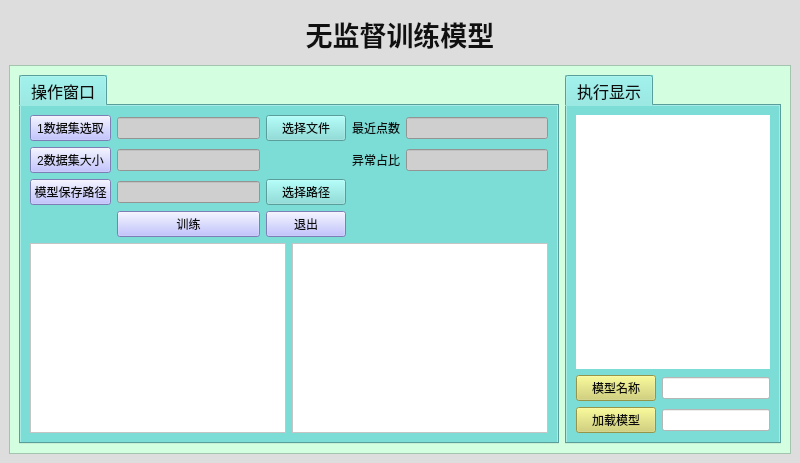
<?xml version="1.0" encoding="UTF-8"?>
<ui version="4.0">
 <class>MainWindowv</class>
 <widget class="QMainWindow" name="MainWindowv">
  <property name="enabled">
   <bool>true</bool>
  </property>
  <property name="geometry">
   <rect>
    <x>0</x>
    <y>0</y>
    <width>800</width>
    <height>463</height>
   </rect>
  </property>
  <property name="minimumSize">
   <size>
    <width>800</width>
    <height>0</height>
   </size>
  </property>
  <property name="font">
   <font>
    <family>Arial</family>
    <pointsize>10</pointsize>
    <underline>false</underline>
   </font>
  </property>
  <property name="windowTitle">
   <string>MainWindow</string>
  </property>
  <property name="layoutDirection">
   <enum>Qt::LeftToRight</enum>
  </property>
  <property name="autoFillBackground">
   <bool>false</bool>
  </property>
  <property name="styleSheet">
   <string notr="true">background-color: rgb(221, 221, 221);
color: rgb(13, 13, 13);</string>
  </property>
  <property name="animated">
   <bool>true</bool>
  </property>
  <widget class="QWidget" name="centralwidget">
   <layout class="QGridLayout" name="gridLayout_2">
    <item row="0" column="0">
     <widget class="QLabel" name="label">
      <property name="minimumSize">
       <size>
        <width>50</width>
        <height>50</height>
       </size>
      </property>
      <property name="font">
       <font>
        <family>Times New Roman</family>
        <pointsize>20</pointsize>
        <weight>75</weight>
        <bold>true</bold>
       </font>
      </property>
      <property name="contextMenuPolicy">
       <enum>Qt::DefaultContextMenu</enum>
      </property>
      <property name="layoutDirection">
       <enum>Qt::LeftToRight</enum>
      </property>
      <property name="styleSheet">
       <string notr="true">color: rgb(16, 16, 16);</string>
      </property>
      <property name="lineWidth">
       <number>2</number>
      </property>
      <property name="text">
       <string>无监督训练模型</string>
      </property>
      <property name="textFormat">
       <enum>Qt::AutoText</enum>
      </property>
      <property name="alignment">
       <set>Qt::AlignCenter</set>
      </property>
     </widget>
    </item>
    <item row="1" column="0">
     <widget class="QScrollArea" name="scrollArea">
      <property name="styleSheet">
       <string notr="true">background-color: rgb(211, 255, 224);</string>
      </property>
      <property name="widgetResizable">
       <bool>true</bool>
      </property>
      <widget class="QWidget" name="scrollAreaWidgetContents">
       <property name="geometry">
        <rect>
         <x>0</x>
         <y>0</y>
         <width>780</width>
         <height>387</height>
        </rect>
       </property>
       <layout class="QGridLayout" name="gridLayout_3">
        <item row="2" column="1">
         <widget class="QTabWidget" name="tabWidget_info_show">
          <property name="font">
           <font>
            <family>Times New Roman</family>
            <pointsize>12</pointsize>
            <weight>50</weight>
            <italic>false</italic>
            <bold>false</bold>
           </font>
          </property>
          <property name="focusPolicy">
           <enum>Qt::NoFocus</enum>
          </property>
          <property name="styleSheet">
           <string notr="true">background-color: rgb(124, 221, 215);
font: 12pt &quot;Times New Roman&quot;;</string>
          </property>
          <property name="currentIndex">
           <number>0</number>
          </property>
          <widget class="QWidget" name="tab_7">
           <attribute name="title">
            <string>执行显示</string>
           </attribute>
           <layout class="QGridLayout" name="gridLayout_5">
            <item row="4" column="5">
             <layout class="QGridLayout" name="gridLayout_6" columnstretch="0,0,0,0">
              <item row="0" column="1">
               <widget class="QPushButton" name="load_model">
                <property name="styleSheet">
                 <string notr="true">background-color: rgb(209, 209, 104);</string>
                </property>
                <property name="text">
                 <string>模型名称</string>
                </property>
               </widget>
              </item>
              <item row="1" column="3">
               <widget class="QLineEdit" name="load_class_path">
                <property name="styleSheet">
                 <string notr="true">background-color: rgb(255, 255, 255);</string>
                </property>
               </widget>
              </item>
              <item row="1" column="1">
               <widget class="QPushButton" name="load_class">
                <property name="styleSheet">
                 <string notr="true">background-color: rgb(209, 209, 104);</string>
                </property>
                <property name="text">
                 <string>加载模型</string>
                </property>
               </widget>
              </item>
              <item row="0" column="3">
               <widget class="QLineEdit" name="load_model_path">
                <property name="styleSheet">
                 <string notr="true">background-color: rgb(255, 255, 255);</string>
                </property>
               </widget>
              </item>
             </layout>
            </item>
            <item row="2" column="5" rowspan="2">
             <widget class="QLabel" name="label_img_show">
              <property name="maximumSize">
               <size>
                <width>16777215</width>
                <height>16777215</height>
               </size>
              </property>
              <property name="styleSheet">
               <string notr="true">background-color: rgb(255, 255, 255);</string>
              </property>
              <property name="text">
               <string/>
              </property>
             </widget>
            </item>
           </layout>
          </widget>
         </widget>
        </item>
        <item row="2" column="0">
         <widget class="QTabWidget" name="tabWidget_oper">
          <property name="font">
           <font>
            <family>Times New Roman</family>
            <pointsize>12</pointsize>
            <weight>50</weight>
            <italic>false</italic>
            <bold>false</bold>
           </font>
          </property>
          <property name="focusPolicy">
           <enum>Qt::NoFocus</enum>
          </property>
          <property name="styleSheet">
           <string notr="true">background-color: rgb(124, 221, 215);
font: 12pt &quot;Times New Roman&quot;;</string>
          </property>
          <property name="currentIndex">
           <number>0</number>
          </property>
          <widget class="QWidget" name="tab_6">
           <attribute name="title">
            <string>操作窗口</string>
           </attribute>
           <layout class="QGridLayout" name="gridLayout_4">
            <item row="2" column="0">
             <layout class="QGridLayout" name="gridLayout">
              <item row="1" column="0">
               <widget class="QPushButton" name="load_xml_path">
                <property name="styleSheet">
                 <string notr="true">background-color: rgb(175, 177, 255);</string>
                </property>
                <property name="text">
                 <string>2数据集大小</string>
                </property>
               </widget>
              </item>
              <item row="0" column="4">
               <widget class="QLineEdit" name="lineEdit">
                <property name="styleSheet">
                 <string notr="true">background-color: rgb(207, 207, 207);</string>
                </property>
               </widget>
              </item>
              <item row="3" column="1">
               <widget class="QPushButton" name="pb_run">
                <property name="styleSheet">
                 <string notr="true">background-color: rgb(175, 177, 255);</string>
                </property>
                <property name="text">
                 <string>训练</string>
                </property>
               </widget>
              </item>
              <item row="0" column="3">
               <widget class="QLabel" name="label_epoch">
                <property name="text">
                 <string>最近点数</string>
                </property>
               </widget>
              </item>
              <item row="2" column="2">
               <widget class="QPushButton" name="pushButton_2">
                <property name="text">
                 <string>选择路径</string>
                </property>
               </widget>
              </item>
              <item row="2" column="1">
               <widget class="QLineEdit" name="le_save_dir_path">
                <property name="styleSheet">
                 <string notr="true">background-color: rgb(207, 207, 207);</string>
                </property>
               </widget>
              </item>
              <item row="1" column="4">
               <widget class="QLineEdit" name="lineEdit_2">
                <property name="styleSheet">
                 <string notr="true">background-color: rgb(207, 207, 207);</string>
                </property>
               </widget>
              </item>
              <item row="0" column="0">
               <widget class="QPushButton" name="load_train_path">
                <property name="styleSheet">
                 <string notr="true">background-color: rgb(175, 177, 255);</string>
                </property>
                <property name="text">
                 <string>1数据集选取</string>
                </property>
               </widget>
              </item>
              <item row="3" column="2">
               <widget class="QPushButton" name="pb_quit">
                <property name="styleSheet">
                 <string notr="true">background-color: rgb(175, 177, 255);</string>
                </property>
                <property name="text">
                 <string>退出</string>
                </property>
               </widget>
              </item>
              <item row="0" column="2">
               <widget class="QPushButton" name="pushButton">
                <property name="text">
                 <string>选择文件</string>
                </property>
               </widget>
              </item>
              <item row="0" column="1">
               <widget class="QLineEdit" name="load_train_pic_path">
                <property name="styleSheet">
                 <string notr="true">background-color: rgb(207, 207, 207);</string>
                </property>
               </widget>
              </item>
              <item row="2" column="0">
               <widget class="QPushButton" name="pb_save_dir_path">
                <property name="styleSheet">
                 <string notr="true">background-color: rgb(175, 177, 255);</string>
                </property>
                <property name="text">
                 <string>模型保存路径</string>
                </property>
               </widget>
              </item>
              <item row="1" column="1">
               <widget class="QLineEdit" name="load_xml_path_2">
                <property name="styleSheet">
                 <string notr="true">background-color: rgb(207, 207, 207);</string>
                </property>
               </widget>
              </item>
              <item row="1" column="3">
               <widget class="QLabel" name="label_batch">
                <property name="text">
                 <string>异常占比</string>
                </property>
               </widget>
              </item>
             </layout>
            </item>
            <item row="3" column="0">
             <layout class="QGridLayout" name="gridLayout_9">
              <item row="0" column="0">
               <widget class="QTextBrowser" name="textBrowser">
                <property name="styleSheet">
                 <string notr="true">background-color: rgb(255, 255, 255);</string>
                </property>
               </widget>
              </item>
              <item row="0" column="1">
               <widget class="QTextBrowser" name="textBrowser_2">
                <property name="styleSheet">
                 <string notr="true">background-color: rgb(255, 255, 255);</string>
                </property>
               </widget>
              </item>
             </layout>
            </item>
           </layout>
          </widget>
         </widget>
        </item>
       </layout>
      </widget>
     </widget>
    </item>
   </layout>
  </widget>
 </widget>
 <resources/>
 <connections/>
 <slots>
  <slot>gen_seq()</slot>
 </slots>
</ui>
